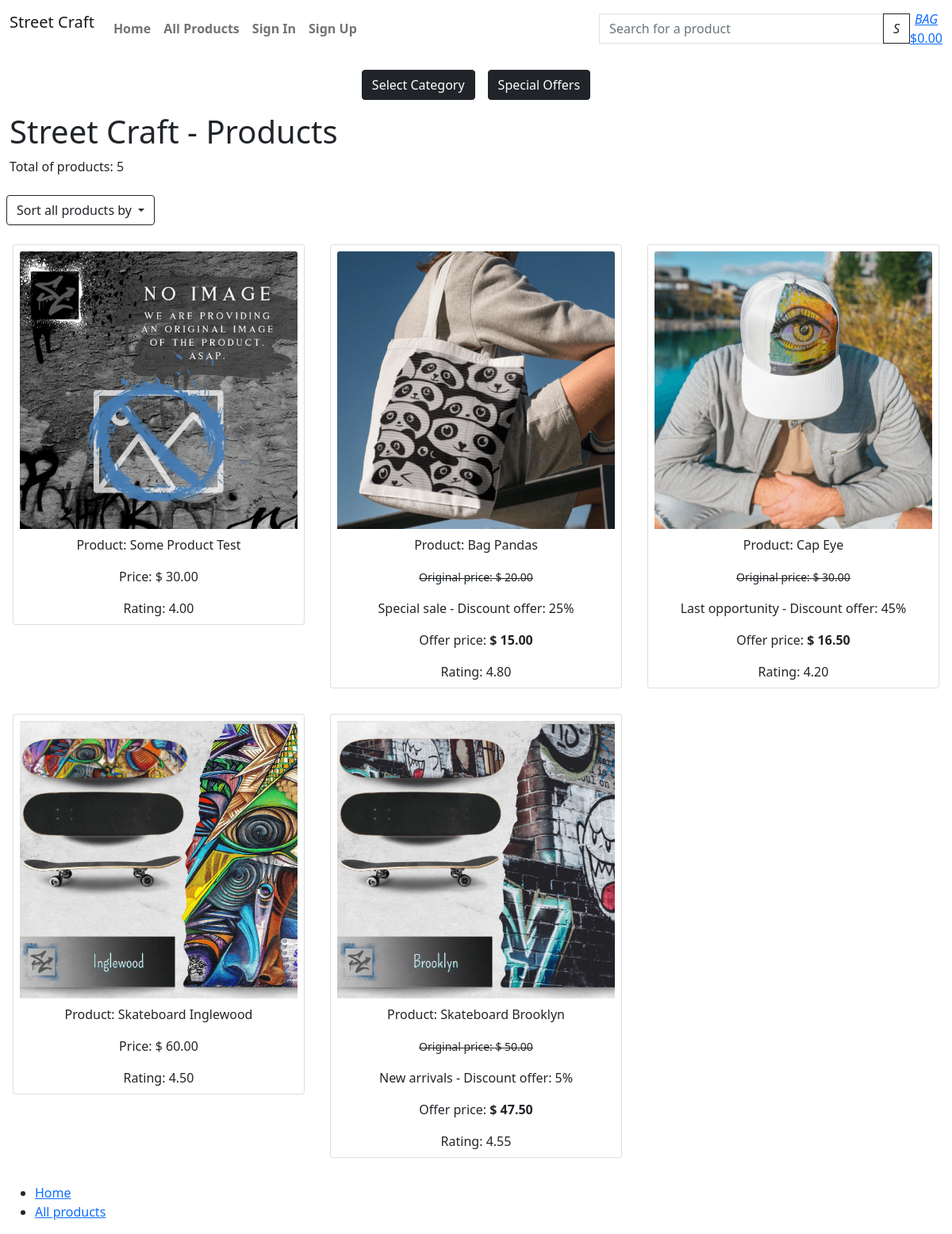
Page /all-products/ on the earlier database version.
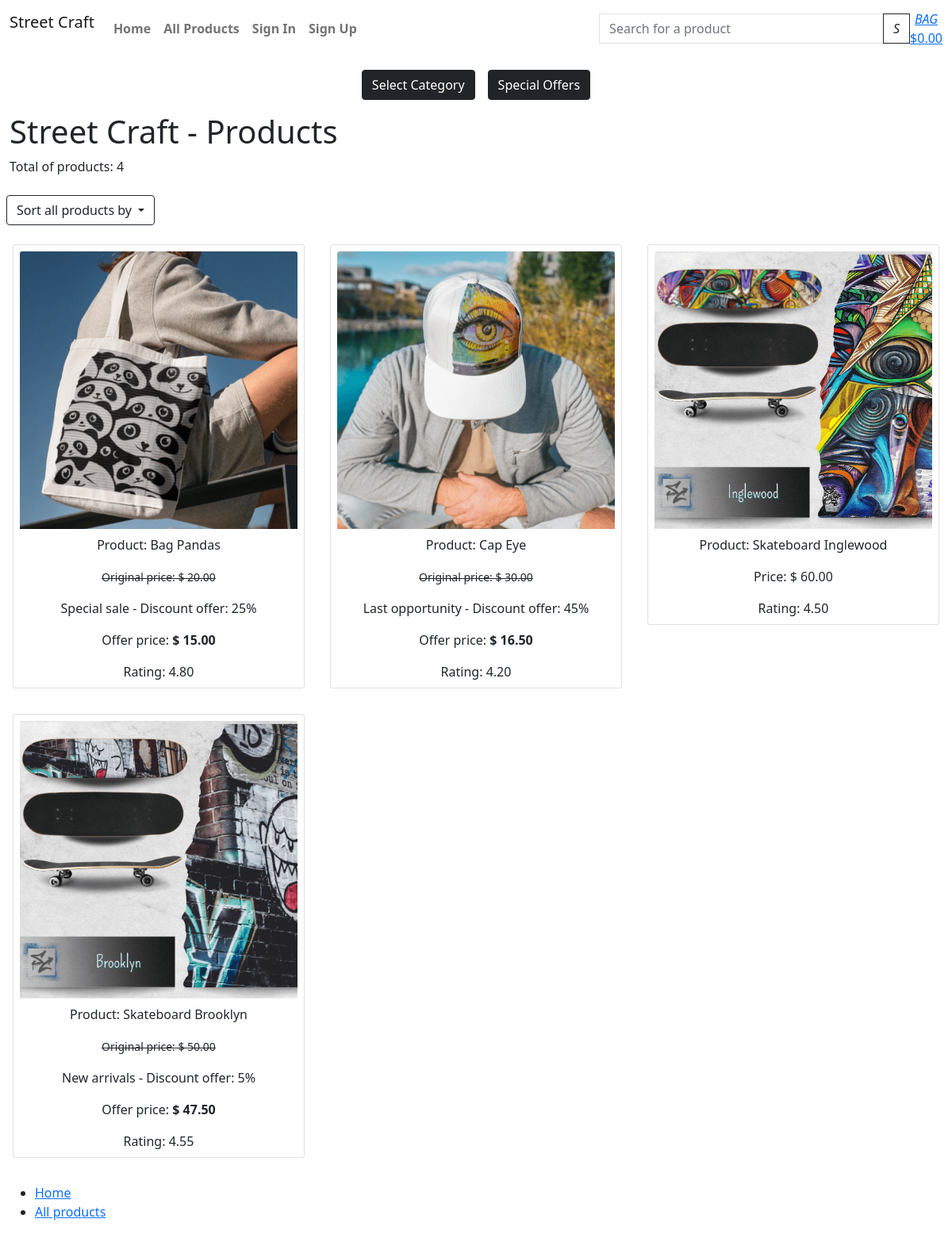
Same page on the later database version.
### products/models.py (models this page shows, shortened)
class Product(models.Model):
    sku = models.SmallAutoField(primary_key=True)
    name = models.CharField(max_length=150, unique=True)
    release_date = models.DateTimeField(auto_now_add=True)
    category = models.ForeignKey('Category', null=True, blank=True, on_delete=models.SET_NULL)
    description = models.TextField()
    price = models.DecimalField(max_digits=6, decimal_places=2)
    offer_active = models.BooleanField(default=False)
    offer = models.ForeignKey(Offer, null=True, blank=True, on_delete=models.SET_NULL)
    rating = models.DecimalField(max_digits=6, decimal_places=2, null=True, blank=True)
    product_image = models.ImageField(null=True, blank=True)
    product_image_url = models.URLField(max_length=1024, null=True, blank=True)
    slug = models.SlugField(max_length=254, null=True, blank=True, unique=True)
    class Meta:
        ordering = ['-release_date']
    def cal_discount_price(self):
        return self.price - ((self.price * self.offer.offer_discount) / 100)

class Offer(models.Model):
    offer_sku = models.SmallAutoField(primary_key=True)
    offer_name = models.CharField(max_length=50,)
    offer_display = models.CharField(max_length=254, null=True, blank=True)
    offer_discount = models.IntegerField(default=0,
        validators=[
            MaxValueValidator(80),
            MinValueValidator(0)
        ])

### products/views.py (the view, shortened to what this page needs)
# urls.py: path('all-products/', views.products, name='products'),
def products(request):
    products_list = Product.objects.all()
    total_products_list = products_list.count()
    query = None
    categories = None
    offers = None
    sort = None
    direction = None
    if request.GET:
        if 'category' in request.GET:
            categories = request.GET['category'].split(',')
            products_list = products_list.filter(category__system_name__in=categories)
            categories = Category.objects.filter(system_name__in=categories)
            total_products_list = products_list.count()
    if request.GET:
        if 'offer' in request.GET:
            offers = request.GET['offer'].split(',')
            products_list = products_list.filter(offer__offer_name__in=offers)
            offers = Offer.objects.filter(offer_name__in=offers)
            total_products_list = products_list.count()
    current_sorting = f'{sort}_{direction}'
    context = {
        "products_list": products_list,
        "total_products_list": total_products_list,
        'current_categories': categories,
        'current_sorting': current_sorting,
    }
    return render(request, 'products/products_all.html', context)

### shopbag/contexts.py (called while the page is built, shortened)
def bag_contents(request):
    bag_items = []
    total = 0
    product_count = 0
    bag = request.session.get('bag', {})
    if total < settings.FREE_DELIVERY_THRESHOLD:
        delivery = total * Decimal(settings.STANDARD_DELIVERY_PERCENTAGE / 100)
        free_delivery_delta = settings.FREE_DELIVERY_THRESHOLD - total
    else:
        delivery = 0
        free_delivery_delta = 0
    grand_total = delivery + total
    context = {
        'bag_items': bag_items,
        'total': total,
        'product_count': product_count,
        'delivery': delivery,
        'free_delivery_delta': free_delivery_delta,
        'free_delivery_threshold': settings.FREE_DELIVERY_THRESHOLD,
        'grand_total': grand_total,
    }
    return context

### templates/products/products_all.html (shortened to what this page needs)
{% extends "base.html" %}
{% load static %}
{% block content %}
<header>
    <div class="container-fluid">
        <h1>Street Craft - Products</h1>
    </div>
</header>
<div class="container-fluid">
    <p>Total of products: {{ total_products_list }}</p>
</div>
<div class="dropdown p-2">
    <a class="btn btn-outline-dark dropdown-toggle" href="#" role="button" data-bs-toggle="dropdown" aria-expanded="false">
        Sort all products by
    </a>
</div>
<div class="container-fluid">
    <div class="row">
        {% for product in products_list %}
            <div class="col-md-4 p-0">
                <div class="card m-3">
                    <div class="card-body m-1 p-1 text-center">
                        <a href="{% url 'product_details' product.slug %}">
                            <div class="image-container">
                                {% if product.product_image %}
                                <img class="card-img-top img-fluid" src="{{ product.product_image.url }}" alt="{{ product.name }}">
                                {% else %}
                                <img class="card-img-top img-fluid" src="{{ MEDIA_URL }}noimage-sc.png" alt="No image of the product">
                                {% endif %}
                            </div>
                        </a>
                        <p class="card-text mt-2">Product: {{ product.name }}</p>
                        {% if product.offer  %}
                        <p class="card-text"><del><small>Original price: $ {{ product.price }}</small></del></p>
                        <p class="card-text">{{ product.offer.offer_display }} - Discount offer: {{ product.offer.offer_discount }}%</p>
                        <p> Offer price: <strong>$ {{ product.cal_discount_price }} </strong></p>
                        {% else %}
                        <p class="card-text">Price: $ {{ product.price }}</p>
                        {% endif %}
                        <p class="card-text">Rating: {{ product.rating }}</p>
                    </div>
                </div>
            </div>
            {% if forloop.counter|divisibleby:3 %}
                </div>
                <div class="row">
            {% endif %}
        {% endfor %}
    </div>
</div>
{% endblock content %}

### templates/base.html (shortened to what this page needs)
{% load static %}
<!DOCTYPE html>
<html class="h-100" lang="en">
    <head>
        <link href="https://cdn.jsdelivr.net/npm/bootstrap@5.0.1/dist/css/bootstrap.min.css" rel="stylesheet"
>
        <link rel="stylesheet" href="https://cdn.jsdelivr.net/npm/bootstrap-icons@1.9.1/font/bootstrap-icons.css">
        <link rel="stylesheet" href="{% static 'css/style.css' %}">
    </head>
    <body class="d-flex flex-column h-100 main-bg">
        <nav class="navbar navbar-expand-lg navbar-light bck-grd-gray">
            <div class="container-fluid">
                <a class="navbar-brand" href="#">
                    <p>Street Craft</p>
                </a>
                <div class="collapse navbar-collapse" id="navbarText">
                    <ul class="navbar-nav me-auto mb-2 mb-lg-0">
                        <li class="nav-item">
                            <a class="nav-link hover-link fw-bold" aria-current="page" href="{% url 'home' %}">Home</a>
                        </li>
                        <li class="nav-item">
                            <a class="nav-link hover-link fw-bold" href="{% url 'products' %}">All Products</a>
                        </li>
                        {% if request.user.is_authenticated %}
                        <li class="list-inline-item dropdown">
                            <a class="text-black hover-link fw-bold nav-link" href="#" id="user-options" data-toggle="dropdown" aria-haspopup="true" aria-expanded="false">
                                <div class="text-center">
                                    <p class="my-0">My Account <span><i class="bi bi-arrow-down-square-fill"></i></span></p>
                                </div>
                            </a>
                            <div class="dropdown-menu border-0" aria-labelledby="user-options">
                                {% if request.user.is_superuser %}
                                    <a href="{% url 'add_product' %}" class="dropdown-item">Product Management</a>
                                {% endif %}
                                <a href="{% url 'profile' %}" class="dropdown-item">My Profile</a>
                                <a href="{% url 'account_logout' %}" class="dropdown-item">Logout</a>
                            </div>
                        </li>
                        {% else %}
                        <li>
                        <a class="nav-link hover-link fw-bold" href="{% url 'account_login' %}">Sign In</a>
                        </li>
                        <li>
                        <a class="nav-link hover-link fw-bold" href="{% url 'account_signup' %}">Sign Up</a>
                        </li>
                        {% endif %}
                    </ul>
                </div>
                <div class="col-12 col-lg-4">
                    <form method="GET" action="{% url 'products' %}">
                        <div class="input-group w-100">
                            <input class="form-control border border-black rounded-0" type="text" name="q" placeholder="Search for a product">
                            <div class="input-group-append">
                                <button class="btn btn-outline-dark rounded-0" type="submit">
                                    <span>
                                        <i>S</i>
                                    </span>
                                </button>
                            </div>
                        </div>
                    </form>
                </div>
                <a href="{% url 'bag' %}">
                    <div class="text-center">
                        <div><i>BAG</i></div>
                        <p class="my-0">
                            {% if grand_total %}
                                ${{ grand_total|floatformat:2 }}
                            {% else %}
                                $0.00
                            {% endif %}
                        </p>
                    </div>
                </a>
            </div>
        </nav>
        <div class="row bg-white">
            <nav class="navbar navbar-expand-lg navbar-light w-100">
                {% include 'includes/nav_links.html' %}
            </nav>
        </div>
        <main class="flex-shrink-0 main-bg">
            {% block content %}{% endblock content %}
        </main>
        <footer class="footer mt-auto">
            <div class="container-fluid mt-3">
                <div class="row">
                    <div class="col">
                        <ul id="list-web-link" class="list-clear">
                            <li>
                                <a href="#">Home</a>
                            </li>
                            <li>
                                <a href="#">All products</a>
                            </li>
                        </ul>
                    </div>
        </footer>
    </body>
</html>

### templates/includes/nav_links.html (shortened to what this page needs)
<div class="collapse navbar-collapse" id="main-nav">
    <ul class="navbar-nav w-auto mx-auto">
        <li class="nav-item dropdown">
            <button class="btn btn-dark m-2" type="button" data-bs-toggle="collapse" data-bs-target="#productCategory" aria-expanded="false">
                Select Category
            </button>
        </li>
        <li class="nav-item dropdown">
            <button class="btn btn-dark m-2" type="button" data-bs-toggle="collapse" data-bs-target="#offersCategory" aria-expanded="false">
                Special Offers
            </button>
        </li>
    </ul>
</div>

Differences in the rows shown:
removed Product: name "Some Product Test", price "30.00", rating "4.00"
Other differences:
{{ total_products_list }}: "5" → "4"
